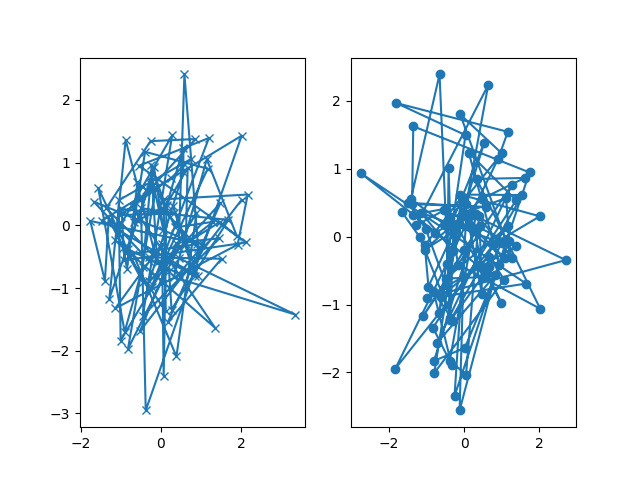

The Python source for this figure:
import matplotlib.pyplot as plt
import pandas
import numpy as np

# %%

fig, ax = plt.subplots()

ax.plot([1, 2, 3, 4], [4, 2, 1, 3])

plt.plot([1, 2, 3, 4], [4, 2, 1, 3])

fig = plt.figure()
fig, ax = plt.subplots()

fig, ax = plt.subplots(2, 2)

# Types of input to plotting functions
# the input is expected to be numpy.array or numpy.ma.masked_array
# Pandas and numpy.matrix do not work here
a = pandas.Da

# using Objected-Oriented style
x = np.linspace(0, 2, 100)
fig, ax = plt.subplots()  # create a figure and an axes
ax.plot(x, x, label='linear')
ax.plot(x, x ** 2, label='quadratic')
ax.plot(x, x ** 3, label='cubic')
ax.set_xlabel('x label')
ax.set_ylabel('y label')
ax.set_title("Simple Plot")
ax.legend()  # add a legend

# pyplot style

x = np.linspace(0, 2, 100)

plt.plot(x, x, label='linear')  # plot the same data on the implicit axes
plt.plot(x, x ** 2, label='quadratic')
plt.plot(x, x ** 3, label='cubic')

plt.xlabel('x label')
plt.ylabel('y label')
plt.title('Simple Plot')
plt.legend()


# Build a function to draw the graph

def my_plotter(ax, data1, data2, param_dict):
    """
    A helper function to make a graph

    Parameters
    -----------
    :param ax: Axes
            The axes to draw to
    :param data1: array
                The x array data
    :param data2: array
                The y arrary data
    :param param_dict: dict
                    Dictionary of kwargs to pass to ax.plot
    :return:
    -----
    out: list
        list of artists added
    """
    out = ax.plot(data1, data2, **param_dict)
    return out


# using the function
data1, data2, data3, data4 = np.random.randn(100, 4)

fig, (ax1, ax2) = plt.subplots(1, 2)
my_plotter(ax1, data1, data2, {'marker': 'x'})
my_plotter(ax2, data3, data4, {'marker': 'o'})

# Save image
# plt.savefig('filename')
plt.savefig('test')
